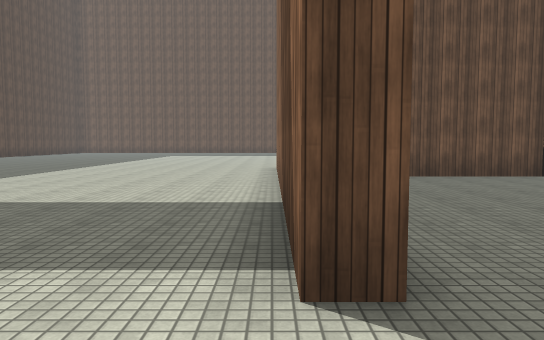
view 1 (above)

24 first-person views from a walk through a scene from a Unity 3-D project. The camera is 1.5 m above the floor, tilts 4° down and sees 70° across. The floor is counted in squares, 2 m on a side. Each view is taken from the middle of a square. On the plan, view 1 faces up. The plan holds only what a view shows up to about 12 squares ahead; the rest is blank. The place goes on beyond the plan. Surface patterns are stand-ins for the level's own textures.

view 2
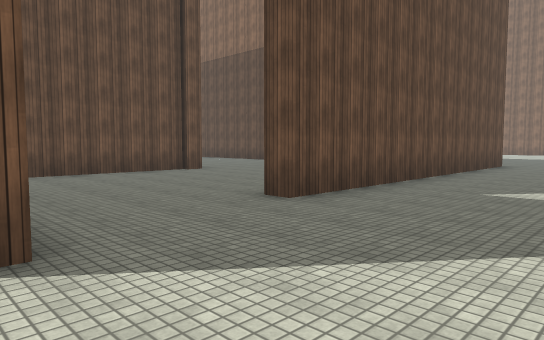

view 3
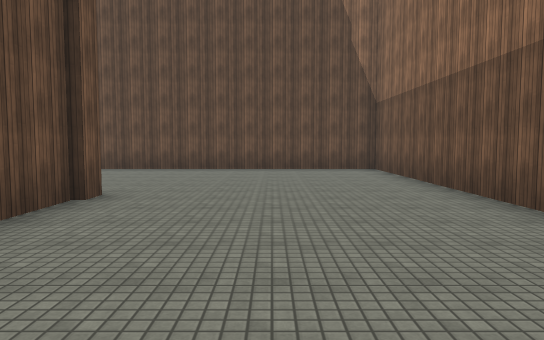

view 4
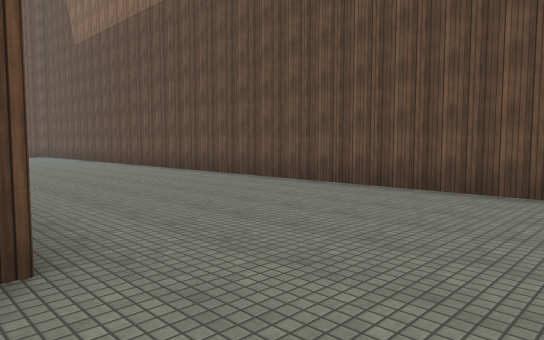

view 5
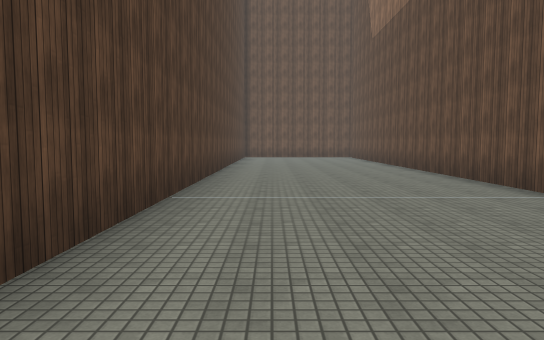

view 6
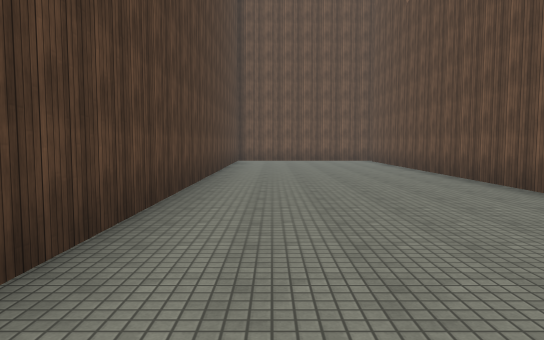

view 7
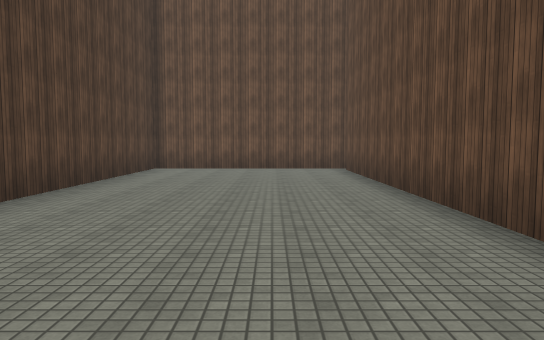

view 8
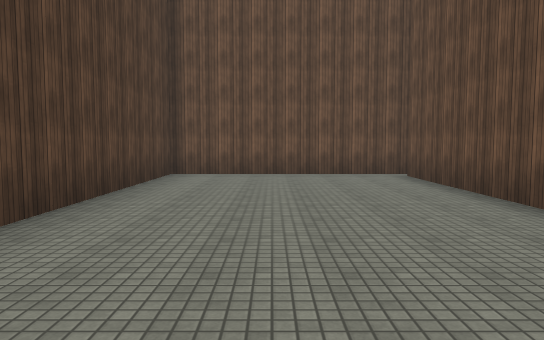

view 9
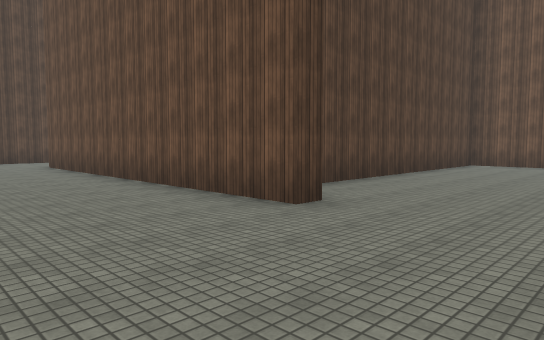

view 10
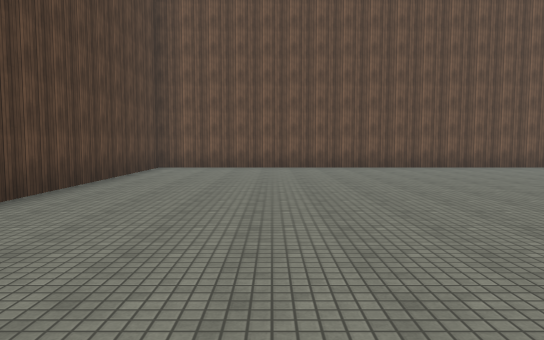

view 11
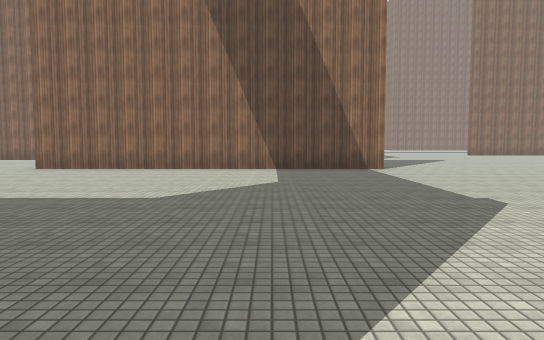

view 12
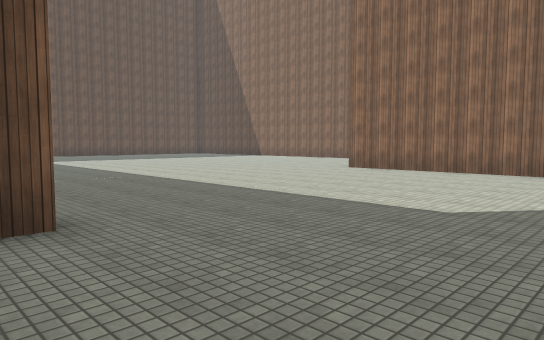

view 13
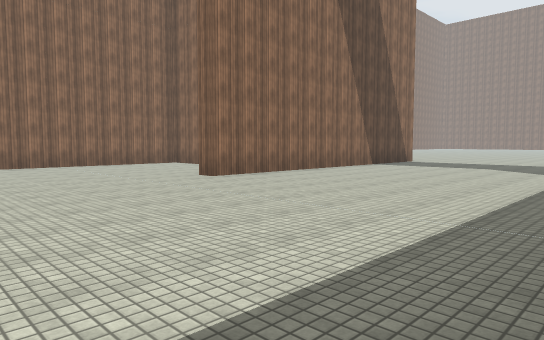

view 14
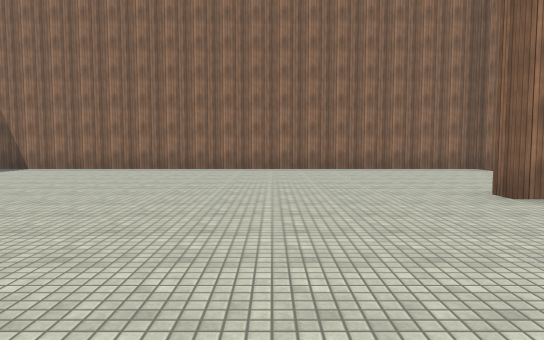

view 15
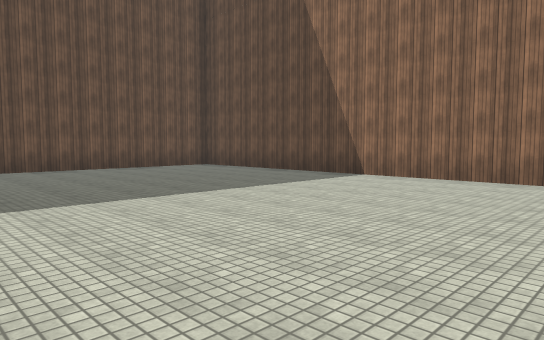

view 16
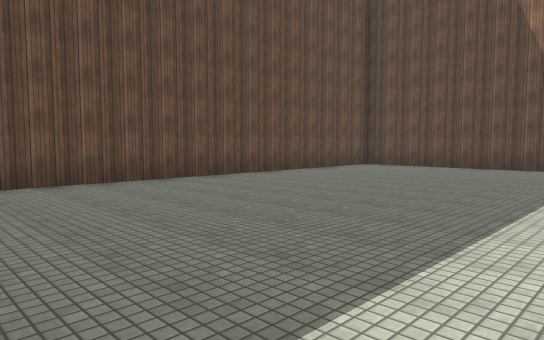

view 17
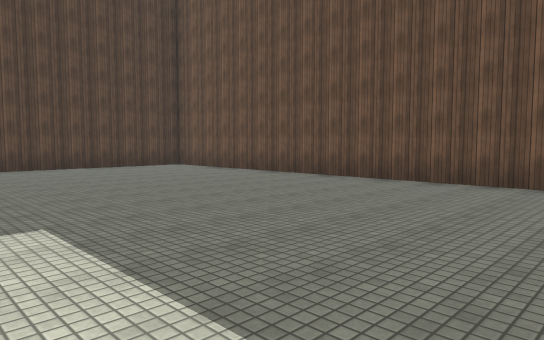

view 18
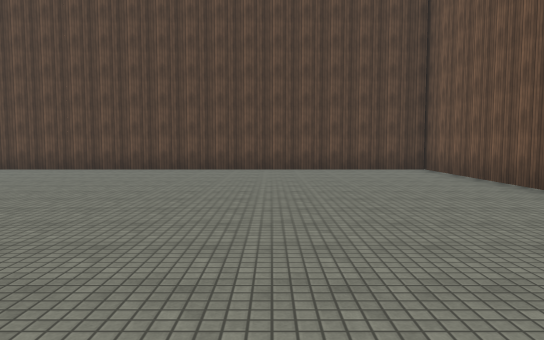

view 19
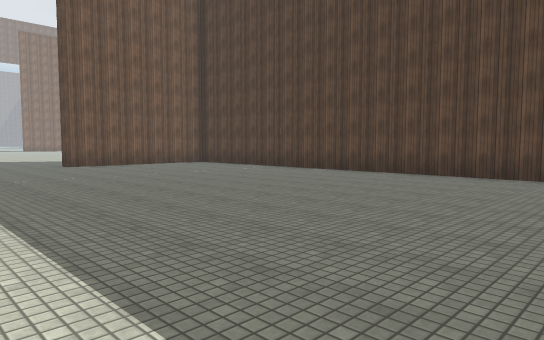

view 20
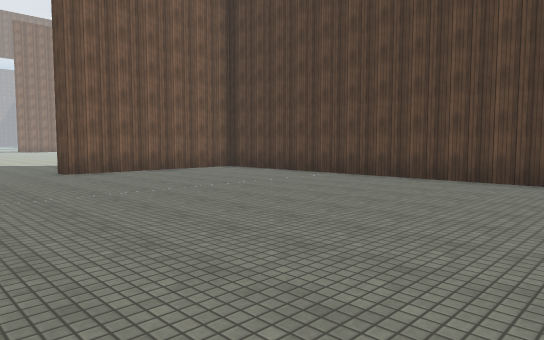

view 21
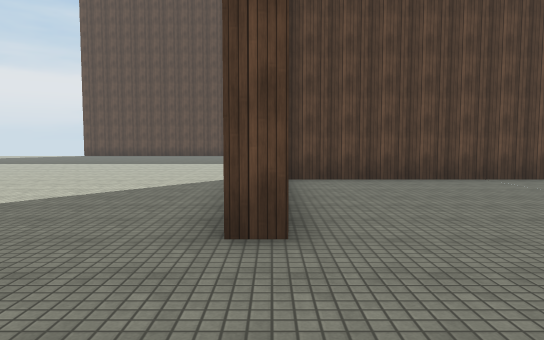

view 22
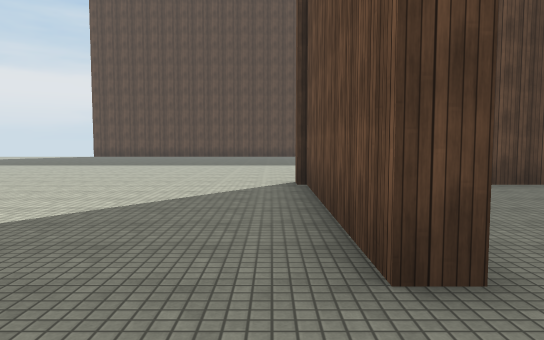

view 23
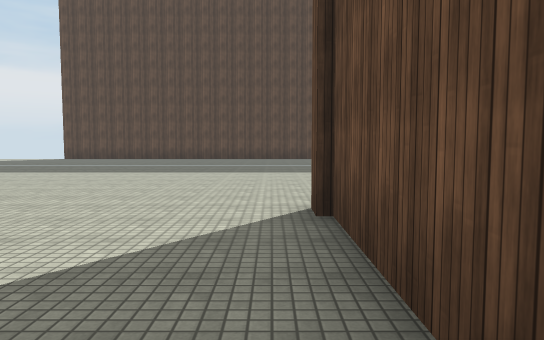

view 24
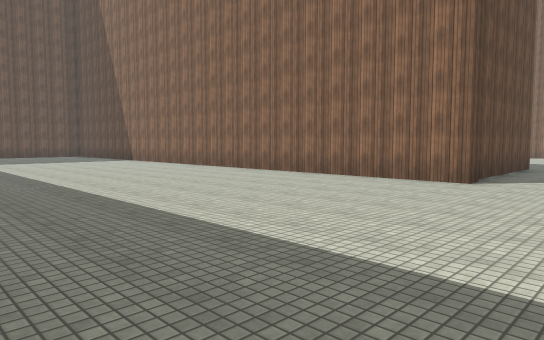

### Floor plan
Points are (right, up) in squares from view 1. A wall is a line through its corners. A room is listed if a view was taken in it or the views show most of it. See-through windows are left out.
Room 1 (views 1, 2, 3, 4, 5, 6, 7, 8, 9, 10)
walls: (6.6, 8.5) (6, 8.5); (6.1, 8.6) (2.1, 8.6); (13.9, 3.1) (13.9, 2.5) (3.9, 2.5) (3.9, 3.1); (5.1, 3) (12.1, 3) (12.1, 27.9); (21.5, 12.8) (12.6, 12.8) (12.6, 4.8); (0.8, 1.8) (0.1, 1.8); (12.4, 28.3) (6.6, 28.3) (6.6, 10)
ways out: opening at (-0.7, 0) to room 2; opening at (12, 28)
Room 2 (views 11, 12, 13, 14, 15, 16, 17, 18, 19, 20, 21, 22, 23, 24)
walls: (-13.2, 9.1) (-9, 9.1) (-9, 8.6) (-14, 8.6); (-13.9, 8.5) (-14.4, 8.5) (-14.4, 15.5); (0.1, 1.8) (0.1, 11.8) (0.8, 11.8); (5.3, 9.1) (6.1, 9.1) (6.1, 26); (3.8, 28.3) (-13.9, 28.3) (-13.9, 9.2)
ways out: opening at (-0.7, 0) to room 1

Positions as (right, up) in squares from view 1, and headings:
1: (0, 0), facing up
2: (0, -1), facing up-right
3: (1, 6), facing right
4: (6, 6), facing up-right
5: (8, 8), facing up
6: (8, 12), facing up
7: (10, 17), facing up
8: (9, 19), facing up
9: (17, -1), facing up-left
10: (16, 1), facing up
11: (-11, 5), facing right
12: (-10, 5), facing up-right
13: (-7, 17), facing down-right
14: (-5, 15), facing right
15: (-2, 17), facing up-right
16: (-6, 21), facing up-right
17: (-2, 21), facing up-left
18: (-3, 24), facing left
19: (-5, 22), facing down-left
20: (-6, 19), facing down-left
21: (-6, 9), facing left
22: (-7, 8), facing left
23: (-10, 8), facing left
24: (-22, 6), facing up-right
